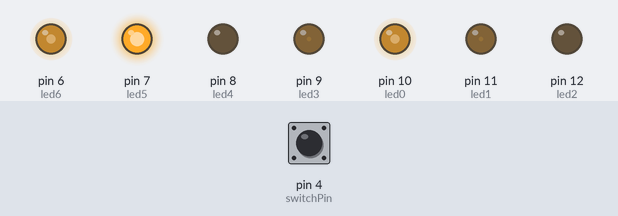
Bench run of a sketch on a simulated Arduino Uno, built with avr-gcc and run on an emulated ATmega328P. On the bench: output pins drawn as LEDs (lit = HIGH). The inputs (shaded band) are chosen by the test bench; at power-on: pin 4 (switchPin) LOW.

Above: at 0.05 s.
At 0.75 s:
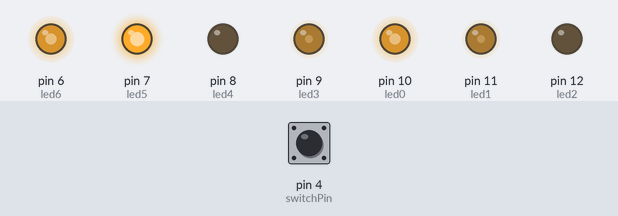
At 1.5 s:
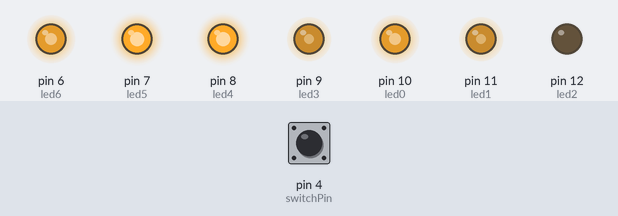
At 2.95 s:
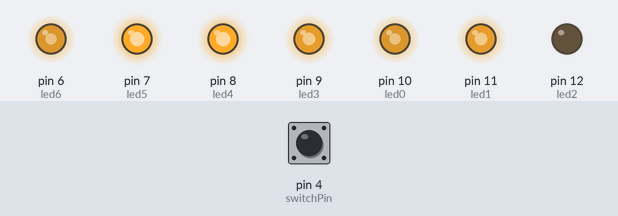
At 4.4 s:
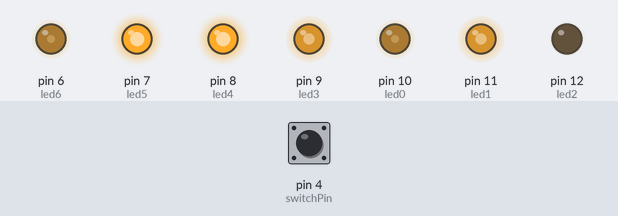
At 5.9 s:
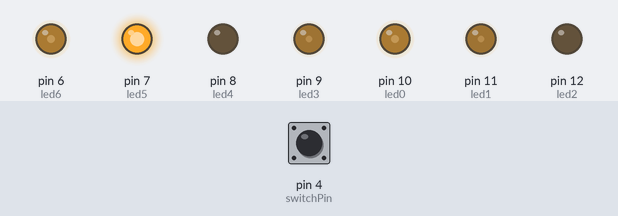
Timing chart, 0 to 8.3 s (numbered marks = the images above):
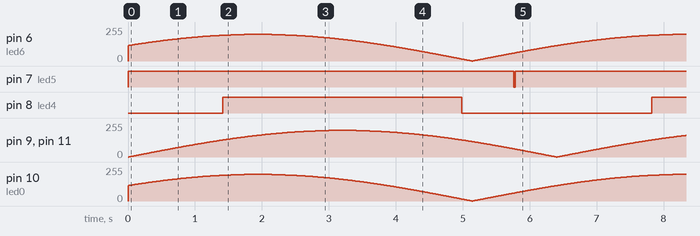

The sketch:

CompanionCube.ino
```cpp
 /*
 Mood Lamp - oscillates between colors
 */
// this pin corresponds to our on/off switch
const int  switchPin = 4;

// each of these pins corresponds to an LED color:
const int led0 = 10;
const int led1 = 11;
const int led2 = 12;
const int led3 = 9;
const int led4 = 8;
const int led5 = 7;
const int led6 = 6;

//declare internal variables; these will change
int brightness = 200;
int red = 0;
int blue = 0;
int green = 0;
int switchState = 0;         // current state of the button

// this routine runs each time you hit the reset button
void setup() {
    // initialize the button pin as an input:
  pinMode(switchPin, INPUT);
  // declare the relevant pins to be output
  pinMode(led0, OUTPUT);
  pinMode(led1, OUTPUT);
  pinMode(led2, OUTPUT);
  pinMode(led3, OUTPUT);
  pinMode(led4, OUTPUT);
  pinMode(led5, OUTPUT);
  pinMode(led6, OUTPUT);
}

// this routine loops indefinitely
void loop() {
  // read the tilt switch input pin:
  switchState = digitalRead(switchPin);

   if (switchState = HIGH) {
    for (float x=0;x < PI; x = x + 0.000004){
      red = brightness * abs(sin(x*(180/PI)));           // calculate red brightness
      green = brightness * abs(sin((x+PI/3)*(180/PI)));    // calculate green brightness
      blue = brightness * abs(sin((x+(2*PI)/3)*(180/PI)));// calculate the blue brightness
      analogWrite(led0, blue);   // send the value to the LED
      analogWrite(led1, red);   // send the value to the LED
      analogWrite(led2, 0);
      analogWrite(led3, red);
      analogWrite(led4, red);
      digitalWrite(led5, green);
      analogWrite(led6, blue);  // send the value to the LED
    }
    }
    else if (switchState = LOW) {
      analogWrite(led0, 0);
      analogWrite(led1, 0);
      analogWrite(led0, 0);
    }
    delay(10);

}
```

Measured:
- by itself, pin 7 (led5): alternates HIGH for 6.4 s and LOW for 0.02 s
- by itself, pin 8 (led4): alternates HIGH for 3.6 s and LOW for 2.8 s
